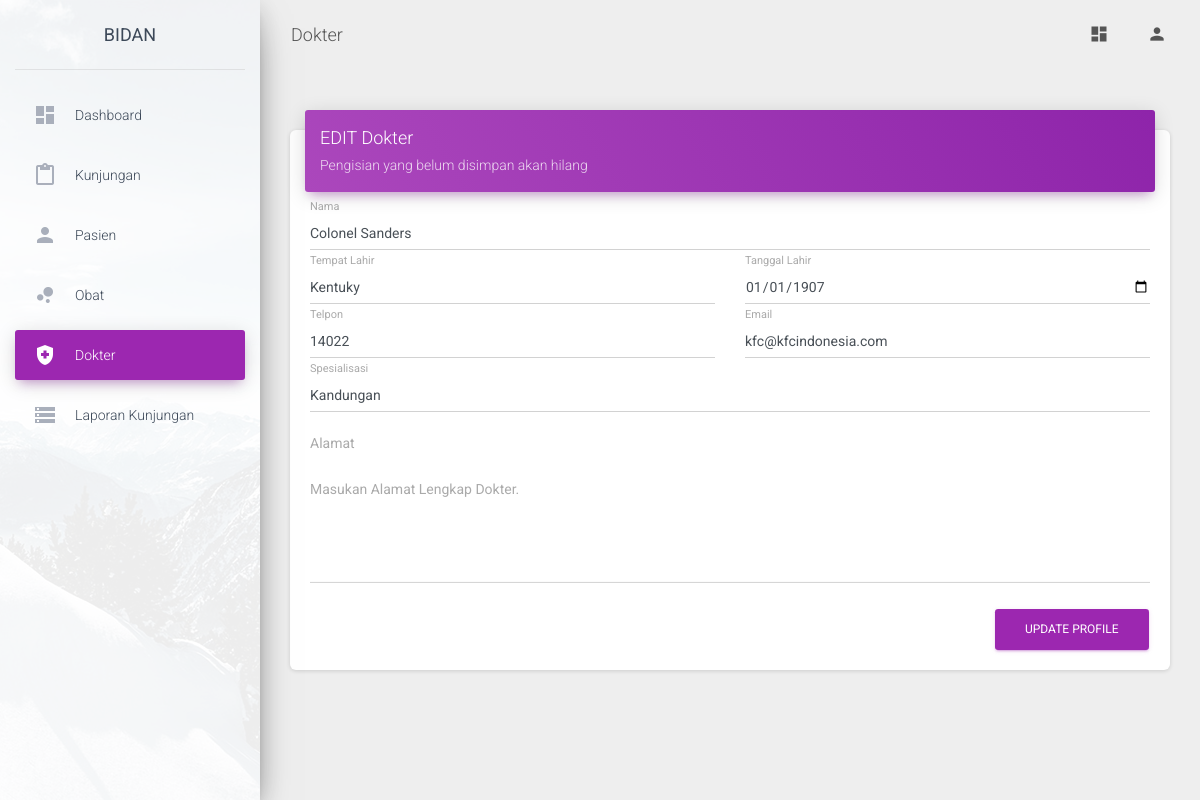
Page /media.php?module=dokter&act=edit&id=9 (signed in) on the committed database.
### tables this page shows
CREATE TABLE `dokter` (
  `id` int(1) NOT NULL,
  `nama` varchar(100) NOT NULL,
  `tempatlahir` varchar(50) NOT NULL,
  `tanggallahir` date NOT NULL,
  `tel` varchar(15) NOT NULL,
  `email` varchar(50) NOT NULL,
  `alamat` text NOT NULL,
  `spesialisasi` varchar(50) NOT NULL,
  `reg_date` timestamp NOT NULL DEFAULT current_timestamp() ON UPDATE current_timestamp()
);

### module/dokter/edit.php (the view, shortened to what this page needs)
<?php
$aksi   = "module/".$_GET['module']."/action.php";
$edit=mysqli_fetch_array(mysqli_query($conn,"SELECT * from dokter where id='$_GET[id]'"));
?>
<div class="col-md-12">
  <div class="card">
    <div class="card-header card-header-primary">
      <h4 class="card-title"><?php echo strtoupper($_GET['act']) ?> <?php echo ucwords($_GET['module']) ?></h4>
      <p class="card-category">Pengisian yang belum disimpan akan hilang</p>
    </div>
    <div class="card-body">
      <form action="<?php echo $aksi."?module=".$_GET['module']."&act=".$_GET['act'] ?>" method="POST">
        <div class="row">
          <div class="col-md-12">
            <div class="form-group">
              <label class="bmd-label-floating">Nama</label>
              <input type="text" class="form-control" name="nama" value="<?php echo $edit['nama'] ?>">
            </div>
          </div>
          <div class="col-md-6">
            <div class="form-group">
              <label class="bmd-label-floating">Tempat Lahir</label>
              <input type="text" class="form-control" name="tempatlahir" value="<?php echo $edit['tempatlahir'] ?>">
            </div>
          </div>
          <div class="col-md-6">
            <div class="form-group">
              <label class="bmd-label-floating">Tanggal Lahir</label>
              <input type="date" class="form-control" max="<?php echo date('Y-m-d'); ?>" name="tanggallahir" value="<?php echo $edit['tanggallahir'] ?>">
            </div>
          </div>
          <div class="col-md-6">
            <div class="form-group">
              <label class="bmd-label-floating">Telpon</label>
              <input type="tel" class="form-control" name="tel" value="<?php echo $edit['tel'] ?>">
            </div>
          </div>
          <div class="col-md-6">
            <div class="form-group">
              <label class="bmd-label-floating">Email</label>
              <input type="email" class="form-control" name="email" value="<?php echo $edit['email'] ?>">
            </div>
          </div>
          <div class="col-md-12">
            <div class="form-group">
              <label class="bmd-label-floating">Spesialisasi</label>
              <input type="text" class="form-control" name="spesialisasi" value="<?php echo $edit['spesialisasi'] ?>">
            </div>
          </div>
        </div>
        <div class="row">
          <div class="col-md-12">
            <div class="form-group">
              <label>Alamat</label>
              <div class="form-group">
                <label class="bmd-label-floating">Masukan Alamat Lengkap Dokter.</label>
                <textarea class="form-control" name="alamat" rows="5"><?php echo $edit['alamat'] ?></textarea>
              </div>
            </div>
          </div>
        </div>
        <button type="submit" class="btn btn-primary pull-right">Update Profile</button>
        <div class="clearfix"></div>
      </form>
    </div>
  </div>
</div>

### rows in the picture
dokter: nama "Colonel Sanders", tempatlahir "Kentuky", tanggallahir "01/01/1907", tel "14022", email "kfc@kfcindonesia.com", spesialisasi "Kandungan"

### other values in the picture
$_GET['module'] "Dokter"
$_GET['act'] "EDIT"
